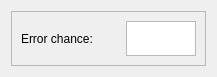
<?xml version="1.0" encoding="UTF-8"?>
<ui version="4.0">
 <class>error_window</class>
 <widget class="QDialog" name="error_window">
  <property name="geometry">
   <rect>
    <x>0</x>
    <y>0</y>
    <width>217</width>
    <height>73</height>
   </rect>
  </property>
  <property name="windowTitle">
   <string>Dialog</string>
  </property>
  <layout class="QVBoxLayout" name="verticalLayout">
   <item>
    <widget class="QFrame" name="frame">
     <property name="frameShape">
      <enum>QFrame::Shape::StyledPanel</enum>
     </property>
     <property name="frameShadow">
      <enum>QFrame::Shadow::Raised</enum>
     </property>
     <layout class="QHBoxLayout" name="horizontalLayout_2">
      <item>
       <widget class="QLabel" name="label">
        <property name="text">
         <string>Error chance:</string>
        </property>
       </widget>
      </item>
      <item>
       <widget class="QPlainTextEdit" name="plainTextEdit">
        <property name="maximumSize">
         <size>
          <width>70</width>
          <height>35</height>
         </size>
        </property>
       </widget>
      </item>
     </layout>
    </widget>
   </item>
  </layout>
 </widget>
 <resources/>
 <connections/>
</ui>
